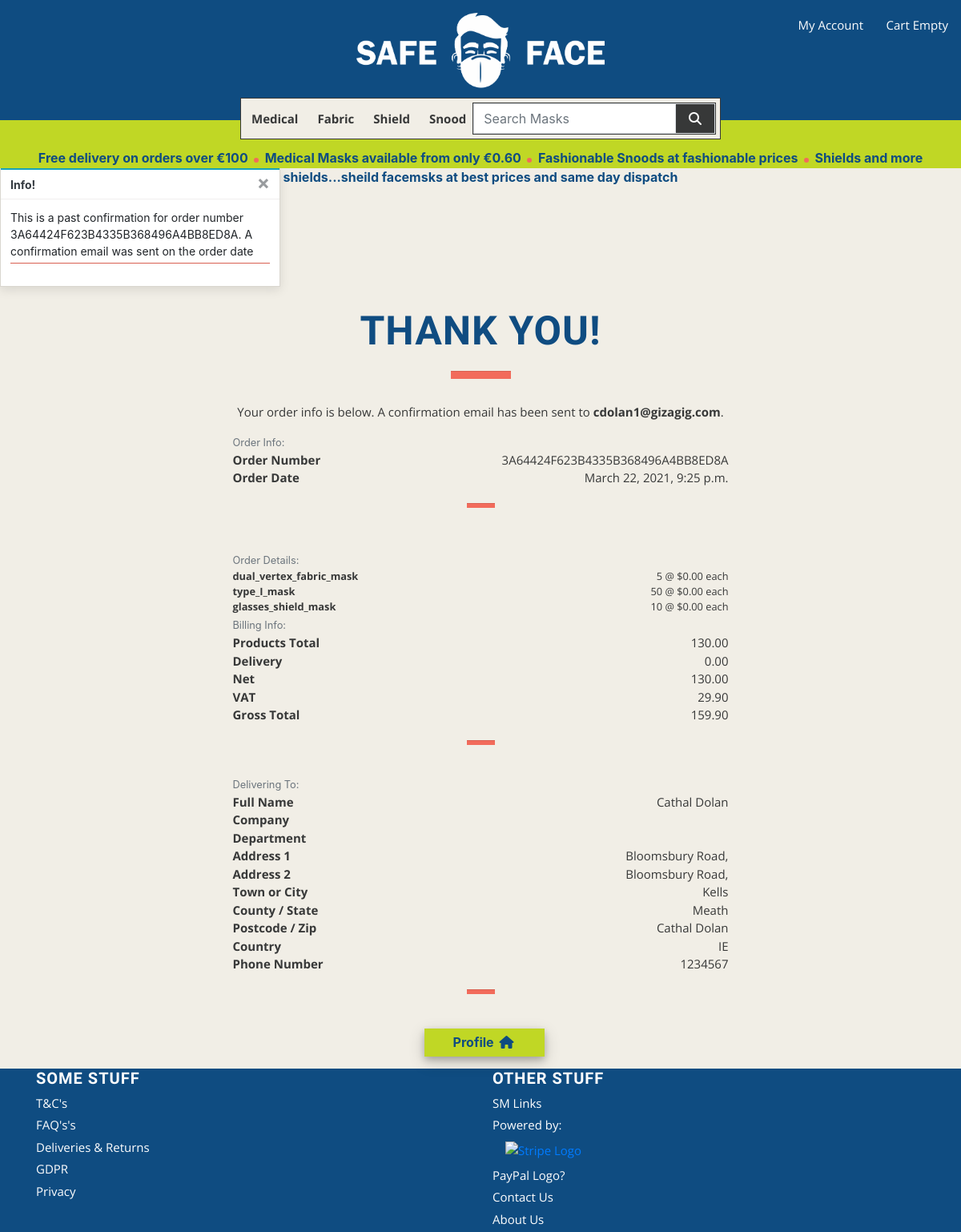
Screenshot of /profile/order_history/3A64424F623B4335B368496A4BB8ED8A with the database file from the repository.
### checkout/models.py (models this page shows, shortened)
class Order(models.Model):
    order_number = models.CharField(max_length=32, null=False, editable=False)
    user_profile = models.ForeignKey(UserProfile, on_delete=models.SET_NULL,
                                     null=True, blank=True, related_name='orders')
    date = models.DateTimeField(auto_now_add=True)
    full_name = models.CharField(max_length=50, null=False, blank=False)
    email = models.EmailField(max_length=254, null=False, blank=False)
    phone_number = models.CharField(max_length=20, null=False, blank=False)
    company_name = models.CharField(max_length=254, null=False, blank=False)
    department = models.CharField(max_length=254, null=False, blank=False)
    street_address1 = models.CharField(max_length=80, null=False, blank=False)
    street_address2 = models.CharField(max_length=80, null=True, blank=True)
    town_or_city = models.CharField(max_length=40, null=False, blank=False)
    county = models.CharField(max_length=80, null=True, blank=True)
    postcode = models.CharField(max_length=20, null=True, blank=True)
    country = CountryField(blank_label='Country *', null=False, blank=False)
    products_total = models.DecimalField(max_digits=6, decimal_places=2, null=False, default=0)
    delivery_cost = models.DecimalField(max_digits=6, decimal_places=2, null=False, default=0)
    sub_total = models.DecimalField(max_digits=6, decimal_places=2, null=False, default=0)
    net_total = models.DecimalField(max_digits=10, decimal_places=2, null=False, default=0)
    vat = models.DecimalField(max_digits=10, decimal_places=2, null=False, default=0)
    gross_total = models.DecimalField(max_digits=10, decimal_places=2, null=False, default=0)
    original_cart = models.TextField(null=False, blank=False, default='')
    stripe_pid = models.CharField(max_length=254, null=False, blank=False, default='')

class OrderLineItem(models.Model):
    order = models.ForeignKey(Order, null=False, blank=False, on_delete=models.CASCADE, related_name='lineitems')
    product = models.ForeignKey(Product, null=False, blank=False, on_delete=models.CASCADE)
    product_colour = models.CharField(max_length=50, null=True, blank=True)
    quantity = models.IntegerField(null=False, blank=False, default=0)
    lineitem_total = models.DecimalField(max_digits=6, decimal_places=2, null=False, blank=False, editable=False)

### products/models.py (models this page shows, shortened)
class Product(models.Model):
    category = models.ForeignKey('Category', null=True, blank=True, on_delete=models.SET_NULL)
    sku = models.CharField(max_length=254, null=True, blank=True)
    name = models.CharField(max_length=254)
    friendly_name = models.CharField(max_length=254, default=1)
    description = models.TextField()
    colours = models.BooleanField(default=False, null=True, blank=True)
    image1_url = models.URLField(max_length=1024, null=True, blank=True)
    image1 = models.ImageField(null=True, blank=True)
    image2_url = models.URLField(max_length=1024, null=True, blank=True)
    image2 = models.ImageField(null=True, blank=True)
    image3_url = models.URLField(max_length=1024, null=True, blank=True)
    image3 = models.ImageField(null=True, blank=True)
    certification = models.CharField(max_length=254, null=True, blank=True)
    standard = models.CharField(max_length=254, null=True, blank=True)
    dimensions = models.CharField(max_length=254, null=True, blank=True)
    material = models.CharField(max_length=254, null=True, blank=True)
    qty_1 = models.IntegerField(default=50)
    price_1 = models.DecimalField(max_digits=6, decimal_places=2, default=1)
    qty_2 = models.IntegerField(default=100)
    price_2 = models.DecimalField(max_digits=6, decimal_places=2, default=0.9)
    qty_3 = models.IntegerField(default=250)
    price_3 = models.DecimalField(max_digits=6, decimal_places=2, default=0.8)
    qty_4 = models.IntegerField(default=500)
    price_4 = models.DecimalField(max_digits=6, decimal_places=2, default=0.7)
    qty_5 = models.IntegerField(default=1000)
    price_5 = models.DecimalField(max_digits=6, decimal_places=2, default=0.6)
    price = models.DecimalField(max_digits=6, decimal_places=2, default=0)

### profiles/views.py (the view)
# urls.py: path('order_history/<order_number>', views.order_history, name='order_history'),
def order_history(request, order_number):
    order = get_object_or_404(Order, order_number=order_number)
    messages.info(request, (
        f'This is a past confirmation for order number {order_number}. A confirmation email was sent on the order date'
    ))
    template = 'checkout/checkout_success.html'
    context = {
        'order': order,
        'from_profile': True,
    }
    return render(request, template, context)

### checkout/templates/checkout/checkout_success.html (shortened to what this page needs)
{% extends "base.html" %}
{% load static %}
{% block extra_css %}
    <link rel="stylesheet" href="{% static 'checkout/css/checkout.css' %}">
{% endblock %}
{% block content %}
    <div id="body-content-container" class="container">
        <h1>Thank You!</h1>
        <hr class="h1-hr">
        <div class="row justify-content-center">
            <p>Your order info is below. A confirmation email has been sent to
                <strong>{{ order.email }}</strong>.
            </p>
        </div>
        <div class="row justify-content-center">
            <div class="col-12 col-lg-7">
                <div class="order-confirmation-wrapper p-2 mb-3">
                    <div class="row">
                        <div class="col">
                            <small class="text-muted">Order Info:</small>
                        </div>
                    </div>
                    <div class="row">
                        <div class="col-12 col-md-4">
                            <p class="mb-0 black font-weight-bold">Order Number</p>
                        </div>
                        <div class="col-12 col-md-8 text-md-right">
                            <p class="mb-0">{{ order.order_number }}</p>
                        </div>
                    </div>
                    <div class="row">
                        <div class="col-12 col-md-4">
                            <p class="mb-0 black font-weight-bold">Order Date</p>
                        </div>
                        <div class="col-12 col-md-8 text-md-right">
                            <p class="mb-0">{{ order.date }}</p>
                        </div>
                    </div>
                    <hr class="h3-hr">
                </div>
                <div class="order-confirmation-wrapper p-2">
                    <div class="row">
                        <div class="col">
                            <small class="text-muted">Order Details:</small>
                        </div>
                    </div>
                    {% for item in order.lineitems.all %}
                    <div class="row">
                        <div class="col-12 col-md-4">
                            <p class="small mb-0 text-black font-weight-bold">
                                {{ item.product.name }}{% if item.product_size %} - Size {{ item.product.size|upper }}{% endif %}
                            </p>
                        </div>
                        <div class="col-12 col-md-8 text-md-right">
                            <p class="small mb-0">{{ item.quantity }} @ ${{ item.product.price }} each</p>
                        </div>
                    </div>
                    {% endfor %}
                    <div class="row">
                        <div class="col">
                            <small class="text-muted">Billing Info:</small>
                        </div>
                    </div>
                    <div class="row">
                        <div class="col-12 col-md-4">
                            <p class="mb-0 black font-weight-bold">Products Total</p>
                        </div>
                        <div class="col-12 col-md-8 text-md-right">
                            <p class="mb-0">{{ order.products_total }}</p>
                        </div>
                    </div>
                    <div class="row">
                        <div class="col-12 col-md-4">
                            <p class="mb-0 black font-weight-bold">Delivery</p>
                        </div>
                        <div class="col-12 col-md-8 text-md-right">
                            <p class="mb-0">{{ order.delivery_cost }}</p>
                        </div>
                    </div>
                    <div class="row">
                        <div class="col-12 col-md-4">
                            <p class="mb-0 black font-weight-bold">Net</p>
                        </div>
                        <div class="col-12 col-md-8 text-md-right">
                            <p class="mb-0">{{ order.net_total }}</p>
                        </div>
                    </div>
                    <div class="row">
                        <div class="col-12 col-md-4">
                            <p class="mb-0 black font-weight-bold">VAT</p>
                        </div>
                        <div class="col-12 col-md-8 text-md-right">
                            <p class="mb-0">{{ order.vat }}</p>
                        </div>
                    </div>
                    <div class="row">
                        <div class="col-12 col-md-4">
                            <p class="mb-0 black font-weight-bold">Gross Total</p>
                        </div>
                        <div class="col-12 col-md-8 text-md-right">
                            <p class="mb-0">{{ order.gross_total }}</p>
                        </div>
                    </div>
                    <hr class="h3-hr">
                </div>
                <div class="order-confirmation-wrapper p-2">
                    <div class="row">
                        <div class="col">
                            <small class="text-muted">Delivering To:</small>
                        </div>
                    </div>
                    <div class="row">
                        <div class="col-12 col-md-4">
                            <p class="mb-0 black font-weight-bold">Full Name</p>
                        </div>
                        <div class="col-12 col-md-8 text-md-right">
                            <p class="mb-0">{{ order.full_name }}</p>
                        </div>
                    </div>
                    <div class="row">
                        <div class="col-12 col-md-4">
                            <p class="mb-0 black font-weight-bold">Company</p>
                        </div>
                        <div class="col-12 col-md-8 text-md-right">
                        </div>
                    </div>
                    <div class="row">
                        <div class="col-12 col-md-4">
                            <p class="mb-0 black font-weight-bold">Department</p>
                        </div>
                        <div class="col-12 col-md-8 text-md-right">
                        </div>
                    </div>
                    <div class="row">
                        <div class="col-12 col-md-4">
                            <p class="mb-0 black font-weight-bold">Address 1</p>
                        </div>
                        <div class="col-12 col-md-8 text-md-right">
                            <p class="mb-0">{{ order.street_address1 }}</p>
                        </div>
                    </div>
                    {% if order.street_address2 %}
                        <div class="row">
                            <div class="col-12 col-md-4">
                                <p class="mb-0 black font-weight-bold">Address 2</p>
                            </div>
                            <div class="col-12 col-md-8 text-md-right">
                                <p class="mb-0">{{ order.street_address1 }}</p>
                            </div>
                        </div>
                    {% endif %}
                    <div class="row">
                        <div class="col-12 col-md-4">
                            <p class="mb-0 black font-weight-bold">Town or City</p>
                        </div>
                        <div class="col-12 col-md-8 text-md-right">
                            <p class="mb-0">{{ order.town_or_city }}</p>
                        </div>
                    </div>
                    {% if order.county %}
                        <div class="row">
                            <div class="col-12 col-md-4">
                                <p class="mb-0 black font-weight-bold">County / State</p>
                            </div>
                            <div class="col-12 col-md-8 text-md-right">
                                <p class="mb-0">{{ order.county }}</p>
                            </div>
                        </div>
                    {% endif %}
                    {% if order.postcode %}
                        <div class="row">
                            <div class="col-12 col-md-4">
                                <p class="mb-0 black font-weight-bold">Postcode / Zip</p>
                            </div>
                            <div class="col-12 col-md-8 text-md-right">
                                <p class="mb-0">{{ order.postcode }}</p>
                            </div>
                        </div>
                    {% endif %}
                    <div class="row">
                        <div class="col-12 col-md-4">
                            <p class="mb-0 black font-weight-bold">Country</p>
                        </div>
                        <div class="col-12 col-md-8 text-md-right">
                            <p class="mb-0">{{ order.country }}</p>
                        </div>
                    </div>
                    <div class="row">
                        <div class="col-12 col-md-4">
                            <p class="mb-0 black font-weight-bold">Phone Number</p>
                        </div>
                        <div class="col-12 col-md-8 text-md-right">
                            <p class="mb-0">{{ order.phone_number }}</p>
                        </div>
                    </div>
                    <hr class="h3-hr">
                </div>
            </div>
        </div>
        <div class="row">
			<div class="col-12 col-lg-7 text-right">
                {% if from_profile %}
                    <a href="{% url 'profile' %}">
                        <button class="btn-std btn rounded-0 mx-auto">
                            Profile
                            <span class="icon">
                                <i class="fas fa-home"></i>
                            </span>
                        </button>
                    </a>
                {% endif %}
			</div>
		</div>
    </div>
{% endblock %}

### static/css/base.css (style rules this page uses)
html, body, a { padding:0; margin:0; height: 100%; width: 100%; }
body { background-color: var(--beige); height: calc(100vh - 164px); }
:root { --navy: #0F4c81; --red: #F26B5B; --black: #373838; --white: #fefefe; --beige: #F1EEE6; --trans-beige: #E6E6E6; --green: #C0D725; }
.black { color: var(--black); }
h1, h2, h3, h4, h5 { color: var(--navy); font-family: 'Oswald'; text-transform: uppercase; font-weight: bold; letter-spacing: 1px; }
h1 { font-size: 50px; margin-top: 25px; text-align: center; }
p { color: var(--black); font-family: 'Open Sans'; font-size: 15px; margin-bottom: 5px; }
hr { background-color: var(--red); margin: 0 auto; }
.h1-hr { width: 75px; height: 9px; }
.h3-hr { width: 35px; height: 5px; }
.h1-hr, .h2-hr, .h3-hr, .section-hr { margin-top: 20px; margin-bottom: 30px; }
.shadow, .btn-std { box-shadow: 0 4px 8px 0 rgba(0, 0, 0, 0.2), 0 6px 20px 0 rgba(0, 0, 0, 0.19); }
.icon { align-items: center; display: inline-flex; justify-content: center; height: 1.5rem; width: 1.5rem; }
.btn-std { width: 150px; height: 35px; background-color: var(--green); color: var(--navy); text-align: center; border: none; font-weight: bold; padding: 0; margin: 15px auto 15px auto; }

### checkout/static/checkout/css/checkout.css (style rules this page uses)
.h3-hr { margin-top: 20px; margin-bottom: 20px; }

### rows the page displays
Order: email "cdolan1@gizagig.com", order_number "3A64424F623B4335B368496A4BB8ED8A", date "March 22, 2021, 9:25 p.m.", products_total "130.00", delivery_cost "0.00", net_total "130.00", vat "29.90", gross_total "159.90", full_name "Cathal Dolan", street_address1 "Bloomsbury Road,", town_or_city "Kells", county "Meath", postcode "Cathal Dolan", country "IE", phone_number "1234567"
OrderLineItem: product.name "dual_vertex_fabric_mask", quantity "5", product.price "0.00"
OrderLineItem: product.name "type_I_mask", quantity "50", product.price "0.00"
OrderLineItem: product.name "glasses_shield_mask", quantity "10", product.price "0.00"

### other values shown
{{ free_delivery_threshold }} "100"
{{ message }} "This is a past confirmation for order number 3A64424F623B4335B368496A4BB8ED8A. A confirmation email was sent on the order date"
